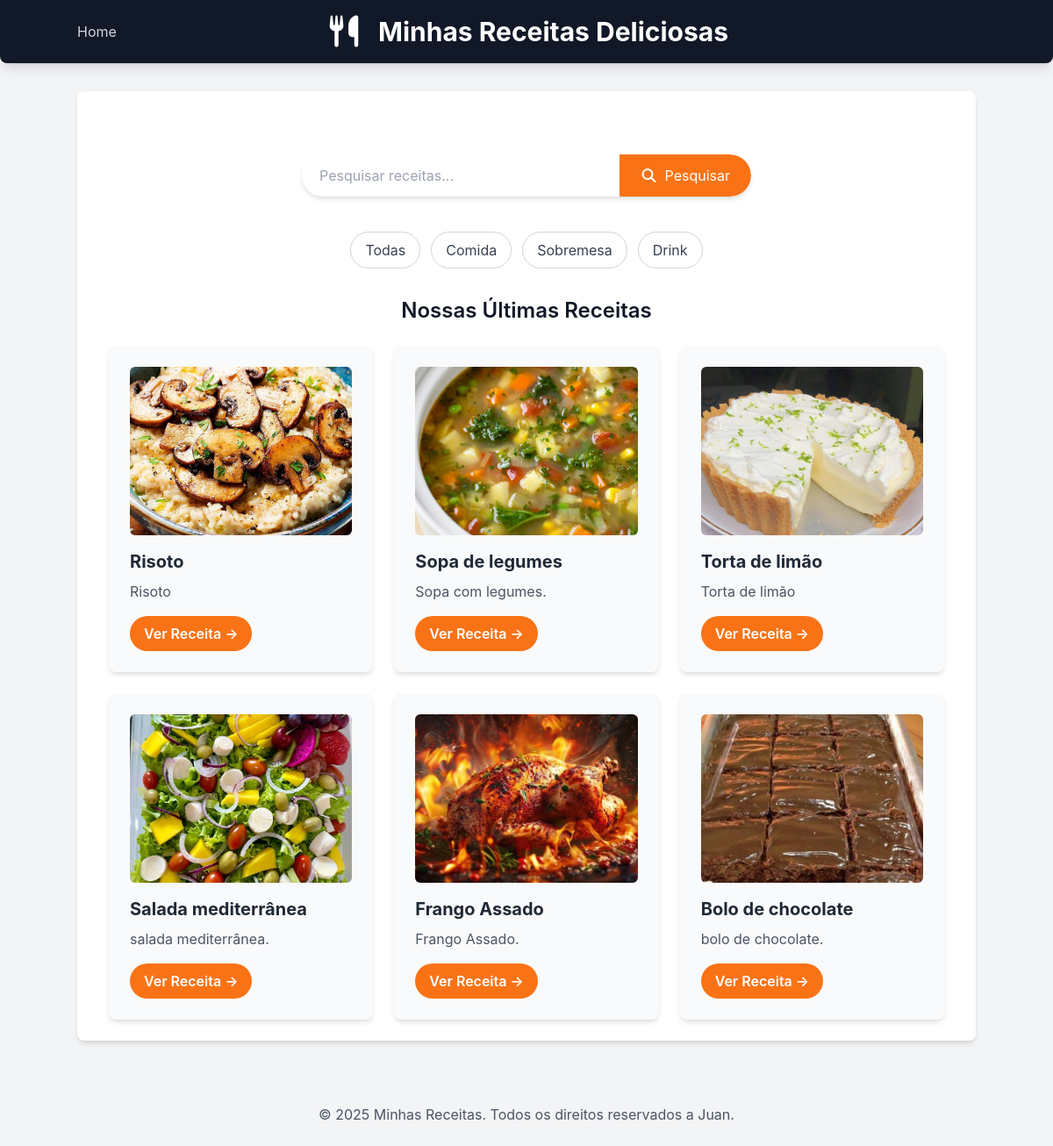
Page /receitas/?categoria=comida on the earlier database version.
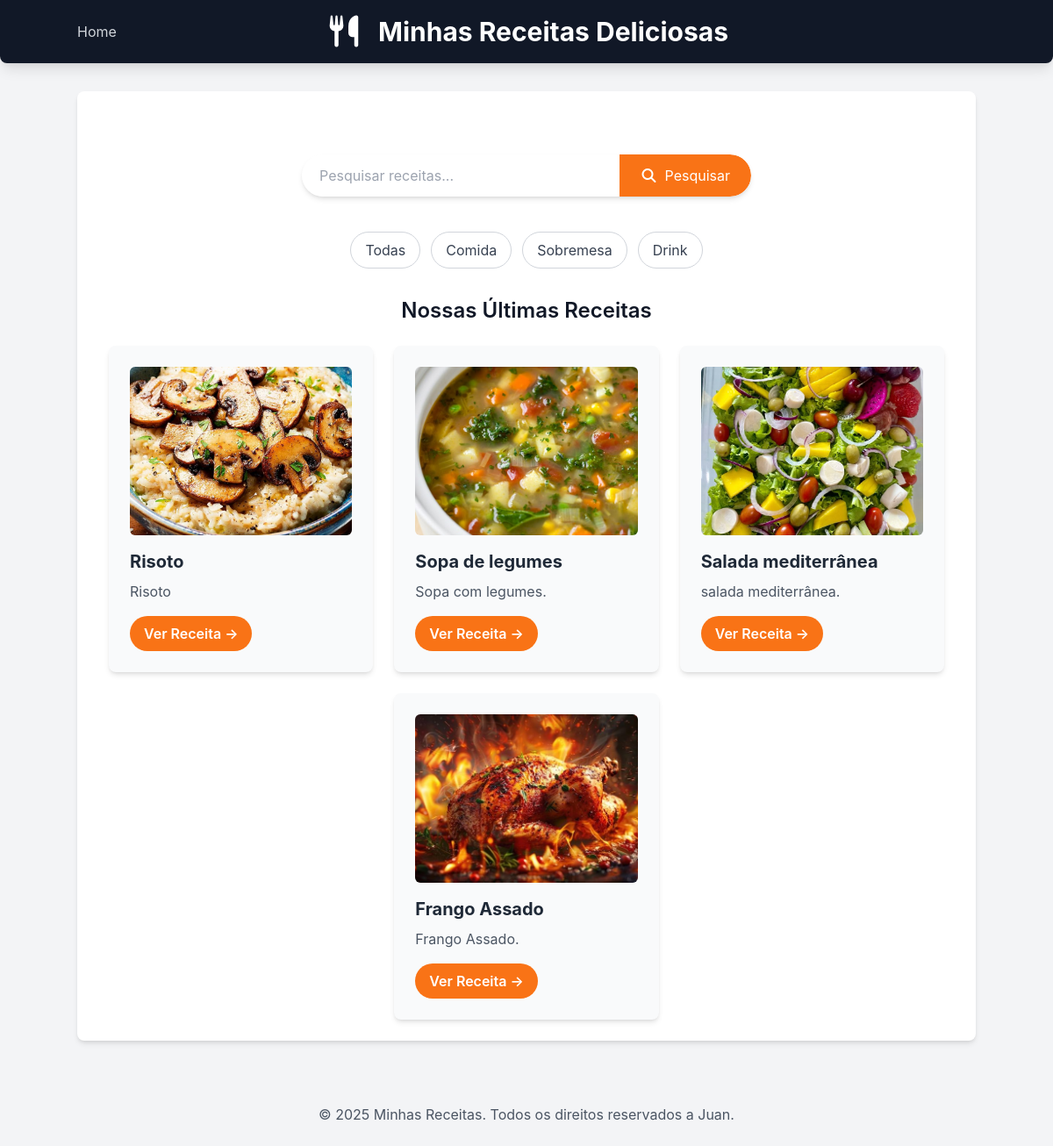
Same page on the later database version.
### receitas/models.py (models this page shows, shortened)
class Receita(models.Model):
    CATEGORIAS = [
        ('comida', 'Comida'),
        ('sobremesa', 'Sobremesa'),
        ('drink', 'Drink'),
    ]
    title = models.CharField("Título", max_length=200)
    description = models.TextField("Descrição")
    ingredients = models.TextField("Ingredientes")
    instructions = models.TextField("Modo de preparo")
    image = models.ImageField(
        "Imagem",
        upload_to='receitas/images',
        blank=True,
        null=True
    )
    categoria = models.CharField(
        "Categoria",
        max_length=20,
        choices=CATEGORIAS,
        default='comida'
    )
    created_at = models.DateTimeField(auto_now_add=True)
    updated_at = models.DateTimeField(auto_now=True)
    class Meta:
        verbose_name = "Receita"
        verbose_name_plural = "Receitas"
        ordering = ['-created_at']

### receitas/views.py (the view)
# urls.py: 2. Add a URL to urlpatterns:  path('', views.home, name='home')
def home(request):
    categoria_slug = request.GET.get('categoria')
    categorias_choices = [choice[0] for choice in Receita.CATEGORIAS]
    if categoria_slug:
        receitas = Receita.objects.filter(categoria=categoria_slug)
        categorias_selecionada = categoria_slug
    else:
        receitas = Receita.objects.all()
        categorias_selecionada = None
    return render(request, 'receitas/home.html', {
        'receitas': receitas,
        'categorias': categorias_choices,
        'categoria_selecionada': categorias_selecionada,
    })

### receitas/templates/receitas/home.html (shortened to what this page needs)
{% extends "receitas/base.html" %}
{% block content %}
<section class="container mx-auto mt-8 p-4 flex justify-center">
    <form method="get" action="{% url 'pesquisar_receitas' %}" class="w-full max-w-lg flex bg-white rounded-full shadow-md overflow-hidden">
        <input
            type="text"
            name="q"
            placeholder="Pesquisar receitas..."
            class="flex-grow p-3 text-gray-700 focus:outline-none focus:ring-2 focus:ring-orange-500 rounded-l-full pl-5">
        <button type="submit" class="bg-orange-500 hover:bg-orange-600 text-white p-3 px-6 rounded-r-full transition duration-300 ease-in-out flex items-center justify-center">
            <i class="fas fa-search mr-2"></i> Pesquisar
        </button>
    </form>
</section>
<div class="flex justify-center gap-3 mt-6">
    <a href="{% url 'home' %}"
       class="px-4 py-2 rounded-full border border-gray-300 text-gray-700 hover:bg-orange-500 hover:text-white transition">
       Todas
    </a>
    <a href="{% url 'home' %}?categoria=comida"
       class="px-4 py-2 rounded-full border border-gray-300 text-gray-700 hover:bg-orange-500 hover:text-white transition">
       Comida
    </a>
    <a href="{% url 'home' %}?categoria=sobremesa"
       class="px-4 py-2 rounded-full border border-gray-300 text-gray-700 hover:bg-orange-500 hover:text-white transition">
       Sobremesa
    </a>
    <a href="{% url 'home' %}?categoria=drink"
       class="px-4 py-2 rounded-full border border-gray-300 text-gray-700 hover:bg-orange-500 hover:text-white transition">
       Drink
    </a>
</div>
<h2 class="text-2xl font-semibold mb-6 text-center mt-8">Nossas Últimas Receitas</h2>
<div class="flex flex-wrap justify-center gap-6">
    {% for receita in receitas %}
        <div class="w-full sm:w-[calc(50%-1.5rem)] lg:w-[calc(33.333%-1.5rem)] bg-gray-50 p-6 rounded-lg shadow-md hover:shadow-lg transition-shadow duration-300 ease-in-out">
            {% if receita.image %}
                <img src="{{ receita.image.url }}" alt="Imagem de {{ receita.title }}" class="w-full h-48 object-cover rounded-md mb-4">
            {% endif %}
            <h3 class="text-xl font-bold mb-2 text-gray-800">{{ receita.title }}</h3>
            <p class="text-gray-600 mb-4">{{ receita.description|truncatewords:20 }}</p>
            <a href="{% url 'receita_detail' receita.id %}" class="inline-block bg-orange-500 hover:bg-orange-600 text-white font-semibold py-2 px-4 rounded-full transition-colors duration-300">
                Ver Receita &rarr;
            </a>
        </div>
    {% empty %}
        <p class="text-center text-gray-500 col-span-full">Nenhuma receita encontrada.</p>
    {% endfor %}
</div>
{% endblock %}

Differences in the rows shown:
no longer on this page (row edited): Receita: image (picture), title "Torta de limão", description "Torta de limão"
no longer on this page (row edited): Receita: image (picture), title "Bolo de chocolate", description "bolo de chocolate."
